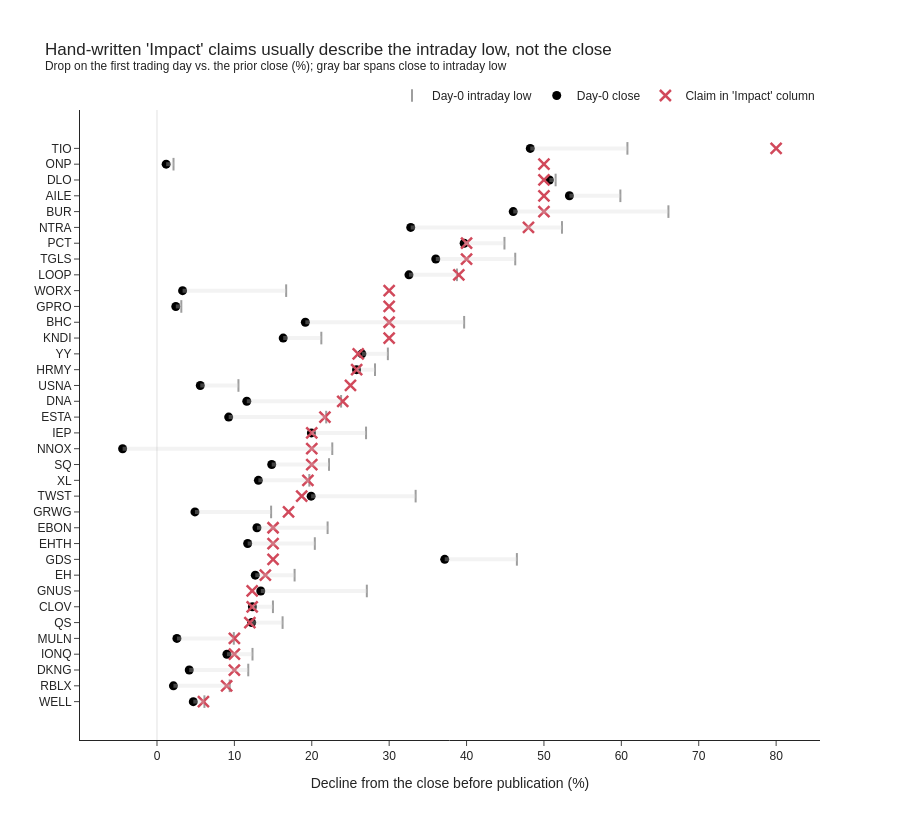

The notebook cell this image was saved under:
### Code cell
plot = claims.sort_values('claimed_drop')
fig = go.Figure()
for _, r in plot.iterrows():
    fig.add_shape(type='line', x0=r['close_drop'] * 100, x1=r['intraday_drop'] * 100, y0=r['Ticker'], y1=r['Ticker'],
                  line=dict(color=LIGHT_GRAY, width=4))
fig.add_trace(go.Scatter(x=plot['intraday_drop'] * 100, y=plot['Ticker'], mode='markers', name='Day-0 intraday low',
                         marker=dict(color=GRAY, size=9, symbol='line-ns-open', line=dict(width=2)),
                         hovertemplate='%{y}: intraday low -%{x:.1f}%<extra></extra>'))
fig.add_trace(go.Scatter(x=plot['close_drop'] * 100, y=plot['Ticker'], mode='markers', name='Day-0 close',
                         marker=dict(color='black', size=9),
                         hovertemplate='%{y}: close -%{x:.1f}%<extra></extra>'))
fig.add_trace(go.Scatter(x=plot['claimed_drop'] * 100, y=plot['Ticker'], mode='markers', name="Claim in 'Impact' column",
                         marker=dict(color=ACCENT, size=11, symbol='x-thin', line=dict(width=2.5, color=ACCENT)),
                         hovertemplate='%{y}: claimed -%{x:.1f}%<extra></extra>'))
fig.add_vline(x=0, line=dict(color=GRAY, width=1))
fig.update_layout(
    title="Hand-written 'Impact' claims usually describe the intraday low, not the close<br>"
          '<sup>Drop on the first trading day vs. the prior close (%); gray bar spans close to intraday low</sup>',
    xaxis_title='Decline from the close before publication (%)', yaxis_title=None,
    height=820, width=900, legend=dict(orientation='h', yanchor='bottom', y=1.0, xanchor='right', x=1),
    margin=dict(t=110))
fig.show()

### Figure 1 — Plotly figure (JSON) as saved in the notebook; plotly's stock layout.template omitted (floating-point values rounded to 4 significant figures)
{"data": [{"hovertemplate": "%{y}: intraday low -%{x:.1f}%<extra></extra>", "marker": {"color": "#9E9E9E", "line": {"width": 2}, "size": 9, "symbol": "line-ns-open"}, "mode": "markers", "name": "Day-0 intraday low", "type": "scatter", "x": [6.129, 9.398, 11.79, 12.34, 9.926, 16.23, 14.98, 27.11, 17.78, 46.5, 20.39, 22.05, 14.75, 33.42, 19.69, 22.23, 22.65, 27.01, 21.86, 23.79, 10.53, 28.17, 29.83, 21.24, 39.69, 3.143, 16.69, 38.76, 46.29, 44.9, 52.33, 66.08, 59.87, 51.51, 2.135, 60.78], "y": ["WELL", "RBLX", "DKNG", "IONQ", "MULN", "QS", "CLOV", "GNUS", "EH", "GDS", "EHTH", "EBON", "GRWG", "TWST", "XL", "SQ", "NNOX", "IEP", "ESTA", "DNA", "USNA", "HRMY", "YY", "KNDI", "BHC", "GPRO", "WORX", "LOOP", "TGLS", "PCT", "NTRA", "BUR", "AILE", "DLO", "ONP", "TIO"]}, {"hovertemplate": "%{y}: close -%{x:.1f}%<extra></extra>", "marker": {"color": "black", "size": 9}, "mode": "markers", "name": "Day-0 close", "type": "scatter", "x": [4.692, 2.126, 4.168, 9.033, 2.574, 12.24, 12.33, 13.41, 12.7, 37.18, 11.72, 12.91, 4.907, 19.92, 13.1, 14.82, -4.44, 19.95, 9.264, 11.6, 5.595, 25.78, 26.48, 16.31, 19.17, 2.431, 3.309, 32.56, 36.02, 39.69, 32.79, 46.03, 53.29, 50.71, 1.186, 48.24], "y": ["WELL", "RBLX", "DKNG", "IONQ", "MULN", "QS", "CLOV", "GNUS", "EH", "GDS", "EHTH", "EBON", "GRWG", "TWST", "XL", "SQ", "NNOX", "IEP", "ESTA", "DNA", "USNA", "HRMY", "YY", "KNDI", "BHC", "GPRO", "WORX", "LOOP", "TGLS", "PCT", "NTRA", "BUR", "AILE", "DLO", "ONP", "TIO"]}, {"hovertemplate": "%{y}: claimed -%{x:.1f}%<extra></extra>", "marker": {"color": "#D1495B", "line": {"color": "#D1495B", "width": 2.5}, "size": 11, "symbol": "x-thin"}, "mode": "markers", "name": "Claim in 'Impact' column", "type": "scatter", "x": [6.0, 9.0, 10.0, 10.0, 10.0, 12.0, 12.3, 12.3, 14.0, 15.0, 15.0, 15.0, 17.0, 18.7, 19.5, 20.0, 20.0, 20.0, 21.7, 24.0, 25.0, 25.8, 26.0, 30.0, 30.0, 30.0, 30.0, 39.0, 40.0, 40.0, 48.0, 50.0, 50.0, 50.0, 50.0, 80.0], "y": ["WELL", "RBLX", "DKNG", "IONQ", "MULN", "QS", "CLOV", "GNUS", "EH", "GDS", "EHTH", "EBON", "GRWG", "TWST", "XL", "SQ", "NNOX", "IEP", "ESTA", "DNA", "USNA", "HRMY", "YY", "KNDI", "BHC", "GPRO", "WORX", "LOOP", "TGLS", "PCT", "NTRA", "BUR", "AILE", "DLO", "ONP", "TIO"]}], "layout": {"height": 820, "legend": {"orientation": "h", "x": 1, "xanchor": "right", "y": 1.0, "yanchor": "bottom"}, "margin": {"t": 110}, "shapes": [{"line": {"color": "#D9D9D9", "width": 4}, "type": "line", "x0": 4.692, "x1": 6.129, "y0": "WELL", "y1": "WELL"}, {"line": {"color": "#D9D9D9", "width": 4}, "type": "line", "x0": 2.126, "x1": 9.398, "y0": "RBLX", "y1": "RBLX"}, {"line": {"color": "#D9D9D9", "width": 4}, "type": "line", "x0": 4.168, "x1": 11.79, "y0": "DKNG", "y1": "DKNG"}, {"line": {"color": "#D9D9D9", "width": 4}, "type": "line", "x0": 9.033, "x1": 12.34, "y0": "IONQ", "y1": "IONQ"}, {"line": {"color": "#D9D9D9", "width": 4}, "type": "line", "x0": 2.574, "x1": 9.926, "y0": "MULN", "y1": "MULN"}, {"line": {"color": "#D9D9D9", "width": 4}, "type": "line", "x0": 12.24, "x1": 16.23, "y0": "QS", "y1": "QS"}, {"line": {"color": "#D9D9D9", "width": 4}, "type": "line", "x0": 12.33, "x1": 14.98, "y0": "CLOV", "y1": "CLOV"}, {"line": {"color": "#D9D9D9", "width": 4}, "type": "line", "x0": 13.41, "x1": 27.11, "y0": "GNUS", "y1": "GNUS"}, {"line": {"color": "#D9D9D9", "width": 4}, "type": "line", "x0": 12.7, "x1": 17.78, "y0": "EH", "y1": "EH"}, {"line": {"color": "#D9D9D9", "width": 4}, "type": "line", "x0": 37.18, "x1": 46.5, "y0": "GDS", "y1": "GDS"}, {"line": {"color": "#D9D9D9", "width": 4}, "type": "line", "x0": 11.72, "x1": 20.39, "y0": "EHTH", "y1": "EHTH"}, {"line": {"color": "#D9D9D9", "width": 4}, "type": "line", "x0": 12.91, "x1": 22.05, "y0": "EBON", "y1": "EBON"}, {"line": {"color": "#D9D9D9", "width": 4}, "type": "line", "x0": 4.907, "x1": 14.75, "y0": "GRWG", "y1": "GRWG"}, {"line": {"color": "#D9D9D9", "width": 4}, "type": "line", "x0": 19.92, "x1": 33.42, "y0": "TWST", "y1": "TWST"}, {"line": {"color": "#D9D9D9", "width": 4}, "type": "line", "x0": 13.1, "x1": 19.69, "y0": "XL", "y1": "XL"}, {"line": {"color": "#D9D9D9", "width": 4}, "type": "line", "x0": 14.82, "x1": 22.23, "y0": "SQ", "y1": "SQ"}, {"line": {"color": "#D9D9D9", "width": 4}, "type": "line", "x0": -4.44, "x1": 22.65, "y0": "NNOX", "y1": "NNOX"}, {"line": {"color": "#D9D9D9", "width": 4}, "type": "line", "x0": 19.95, "x1": 27.01, "y0": "IEP", "y1": "IEP"}, {"line": {"color": "#D9D9D9", "width": 4}, "type": "line", "x0": 9.264, "x1": 21.86, "y0": "ESTA", "y1": "ESTA"}, {"line": {"color": "#D9D9D9", "width": 4}, "type": "line", "x0": 11.6, "x1": 23.79, "y0": "DNA", "y1": "DNA"}, {"line": {"color": "#D9D9D9", "width": 4}, "type": "line", "x0": 5.595, "x1": 10.53, "y0": "USNA", "y1": "USNA"}, {"line": {"color": "#D9D9D9", "width": 4}, "type": "line", "x0": 25.78, "x1": 28.17, "y0": "HRMY", "y1": "HRMY"}, {"line": {"color": "#D9D9D9", "width": 4}, "type": "line", "x0": 26.48, "x1": 29.83, "y0": "YY", "y1": "YY"}, {"line": {"color": "#D9D9D9", "width": 4}, "type": "line", "x0": 16.31, "x1": 21.24, "y0": "KNDI", "y1": "KNDI"}, {"line": {"color": "#D9D9D9", "width": 4}, "type": "line", "x0": 19.17, "x1": 39.69, "y0": "BHC", "y1": "BHC"}, {"line": {"color": "#D9D9D9", "width": 4}, "type": "line", "x0": 2.431, "x1": 3.143, "y0": "GPRO", "y1": "GPRO"}, {"line": {"color": "#D9D9D9", "width": 4}, "type": "line", "x0": 3.309, "x1": 16.69, "y0": "WORX", "y1": "WORX"}, {"line": {"color": "#D9D9D9", "width": 4}, "type": "line", "x0": 32.56, "x1": 38.76, "y0": "LOOP", "y1": "LOOP"}, {"line": {"color": "#D9D9D9", "width": 4}, "type": "line", "x0": 36.02, "x1": 46.29, "y0": "TGLS", "y1": "TGLS"}, {"line": {"color": "#D9D9D9", "width": 4}, "type": "line", "x0": 39.69, "x1": 44.9, "y0": "PCT", "y1": "PCT"}, {"line": {"color": "#D9D9D9", "width": 4}, "type": "line", "x0": 32.79, "x1": 52.33, "y0": "NTRA", "y1": "NTRA"}, {"line": {"color": "#D9D9D9", "width": 4}, "type": "line", "x0": 46.03, "x1": 66.08, "y0": "BUR", "y1": "BUR"}, {"line": {"color": "#D9D9D9", "width": 4}, "type": "line", "x0": 53.29, "x1": 59.87, "y0": "AILE", "y1": "AILE"}, {"line": {"color": "#D9D9D9", "width": 4}, "type": "line", "x0": 50.71, "x1": 51.51, "y0": "DLO", "y1": "DLO"}, {"line": {"color": "#D9D9D9", "width": 4}, "type": "line", "x0": 1.186, "x1": 2.135, "y0": "ONP", "y1": "ONP"}, {"line": {"color": "#D9D9D9", "width": 4}, "type": "line", "x0": 48.24, "x1": 60.78, "y0": "TIO", "y1": "TIO"}, {"line": {"color": "#9E9E9E", "width": 1}, "type": "line", "x0": 0, "x1": 0, "xref": "x", "y0": 0, "y1": 1, "yref": "y domain"}], "title": {"text": "Hand-written 'Impact' claims usually describe the intraday low, not the close<br><sup>Drop on the first trading day vs. the prior close (%); gray bar spans close to intraday low</sup>"}, "width": 900, "xaxis": {"title": {"text": "Decline from the close before publication (%)"}}, "yaxis": {"title": {}}}}
